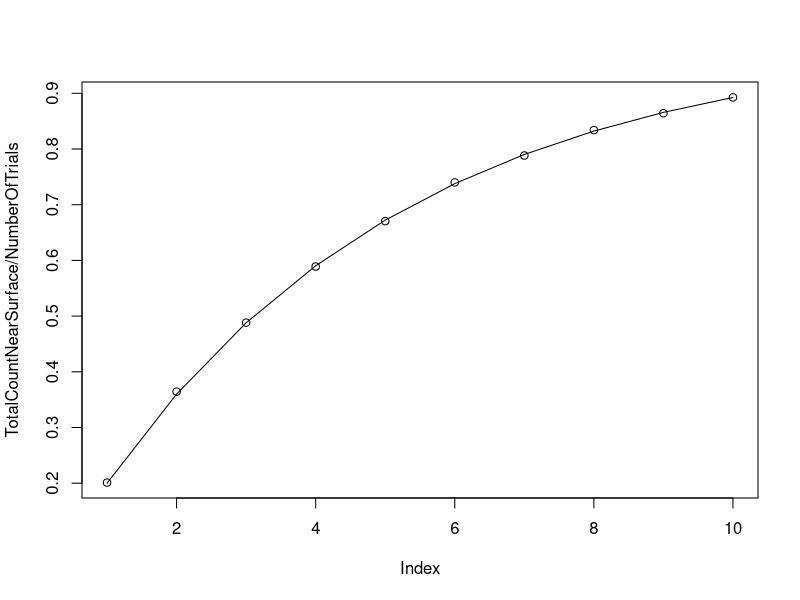

The R source for this figure:
set.seed(329878)  # set the seed for the random number generator to any number you like
NumberOfTrials<-50000
TotalCountNearSurface<-numeric()
MaxNumberOfDimensions<-10  # we will go up to this many dimensions
HowManyCloseToSurface<-0 # A variable to record how often the point is close to the surface
for (j in 1:MaxNumberOfDimensions) {
  HowManyCloseToSurface<-0   # reset your counter
  for (i in 1:NumberOfTrials) {
    # pick a point at random in the cube
    MyPoint<-runif(j,0,1)
    #cat(MyPoint)
    #cat("     Max/min: ",max(MyPoint),min(MyPoint<0.1),(max(MyPoint)>0.9)||(min(MyPoint<0.1)))
    #cat("\n")
    
    # check whether it is within 0.1 of the surface (how do you check this?)
   if ( (max(MyPoint)>0.9)||(min(MyPoint)<0.1)){
      # if it is, increase the value of HowManyCloseToSurface by 1
      HowManyCloseToSurface <- HowManyCloseToSurface+1
   }
  }  
  
  # record the value of HowManyCloseToSurface/NumberOfTrials, this will be your estimate of 
  TotalCountNearSurface[j]<-HowManyCloseToSurface
  # the proportion of the volume of the cube that is within 0.1 of the surface
  cat("\nEstimatedProb.:", TotalCountNearSurface[j]/NumberOfTrials)
}


# plot your estimates of the proportion of the volume that is within 01 of the surface (y-axis)
# against the number of dimensions the hypercube has (x-axis)
plot(TotalCountNearSurface/NumberOfTrials)

# what do we think the answer should be
ExpectedAnswer<-numeric()
for (i in 1:MaxNumberOfDimensions){
  ExpectedAnswer[i]<-1-(0.8^i)
}
# super-impose this on our plot
lines(ExpectedAnswer)

# what do you notice about this proportion as N increases?
# what value do you think it takes for very large N?
